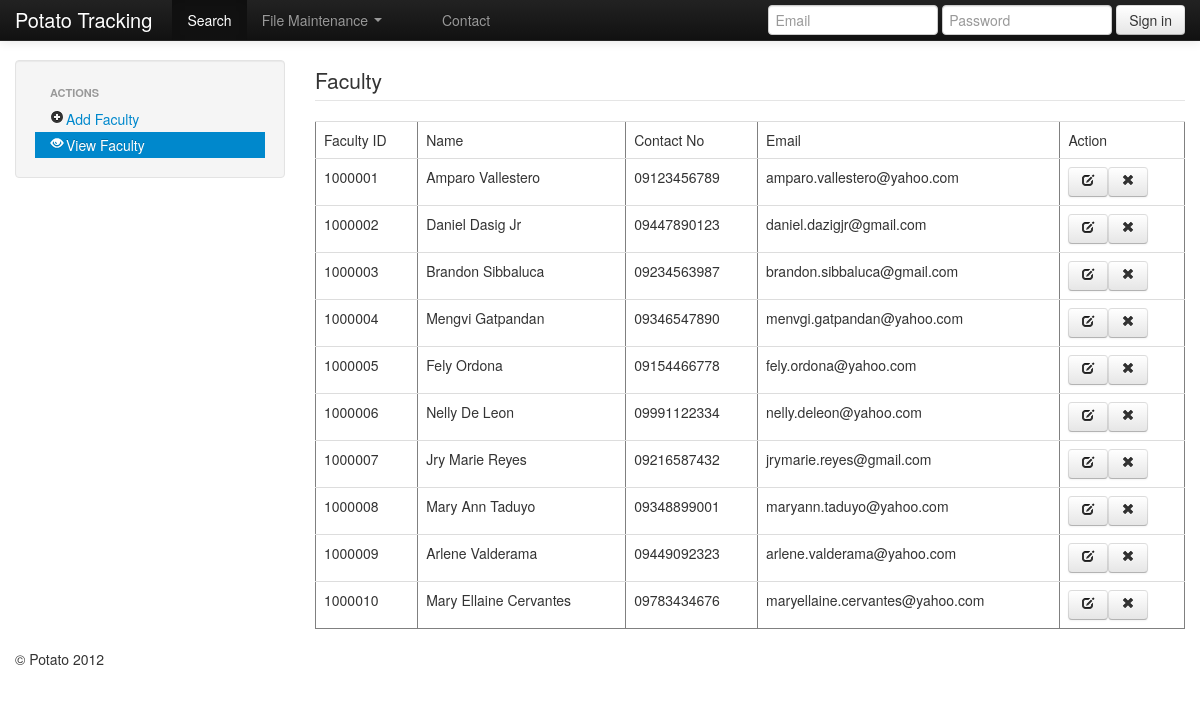
/admin/faculty.php, run on the app's committed database.
### tables this page shows
CREATE TABLE IF NOT EXISTS `faculties` (
  `id` varchar(10) NOT NULL,
  `name` varchar(50) DEFAULT NULL,
  `contactno` varchar(50) DEFAULT NULL,
  `email` varchar(50) DEFAULT NULL,
  `userid` int(5) DEFAULT NULL,
  `createdAt` datetime DEFAULT NULL,
  PRIMARY KEY (`id`),
  KEY `userid` (`userid`)
);

### admin/faculty.php (the view, shortened to what this page needs)
        <?php include("header.php");?>
<div class="row">
             <div class="span3">
          <div class="well sidebar-nav">
            <ul class="nav nav-list">
              <li class="nav-header">Actions</li>
              <li><a href="addfaculty.php"><i class=" icon-plus-sign"></i>Add Faculty</a></li>
              <li class="active"><a href="faculty.php"><i class="icon-eye-open"></i>View Faculty</a></li>
            </ul>
          </div>
        </div>
               <div class="span9">
                <fieldset>
    <legend>Faculty</legend>
               <?php
                        $rFaculty=@mysql_query("select * from faculties");
                                echo "<table class='table' border='1'>";
                                echo "<tr>";
                                echo "<td>Faculty ID </td>";
                                echo "<td>Name </td>";
                                echo "<td>Contact No</td>";
								echo "<td>Email</td>";
								echo "<td>Action</td>";
                                echo "</tr>";
                                while($row=mysql_fetch_array($rFaculty))
                                {
                                echo "<tr>";
                                echo "<td>$row[0]</td>";
                                echo "<td>$row[1]</td>";
								echo "<td>$row[2]</td>";
                                echo "<td>$row[3]</td>";
								echo "<td><a class='btn' href='editfaculty.php?id=$row[0]'><i class='icon-edit'></i></button></a><a class='btn' href='deletefaculty.php?id=$row[0]'><i class='icon-remove'></i></a></td>";
								echo "</tr>";
                        }
                                        echo "</table>";
        ?>
          </fieldset>
            	</div>
     <?php include("footer.php");?>

### admin/header.php (style rules this page uses)
body { padding-top: 60px; padding-bottom: 40px; }

### data on the page
faculties: id "1000001", name "Amparo Vallestero", contactno "09123456789", email "amparo.vallestero@yahoo.com"
faculties: id "1000002", name "Daniel Dasig Jr", contactno "09447890123", email "daniel.dazigjr@gmail.com"
faculties: id "1000003", name "Brandon Sibbaluca", contactno "09234563987", email "brandon.sibbaluca@gmail.com"
faculties: id "1000004", name "Mengvi Gatpandan", contactno "09346547890", email "menvgi.gatpandan@yahoo.com"
faculties: id "1000005", name "Fely Ordona", contactno "09154466778", email "fely.ordona@yahoo.com"
faculties: id "1000006", name "Nelly De Leon", contactno "09991122334", email "nelly.deleon@yahoo.com"
faculties: id "1000007", name "Jry Marie Reyes", contactno "09216587432", email "jrymarie.reyes@gmail.com"
faculties: id "1000008", name "Mary Ann Taduyo", contactno "09348899001", email "maryann.taduyo@yahoo.com"
faculties: id "1000009", name "Arlene Valderama", contactno "09449092323", email "arlene.valderama@yahoo.com"
faculties: id "1000010", name "Mary Ellaine Cervantes", contactno "09783434676", email "maryellaine.cervantes@yahoo.com"
